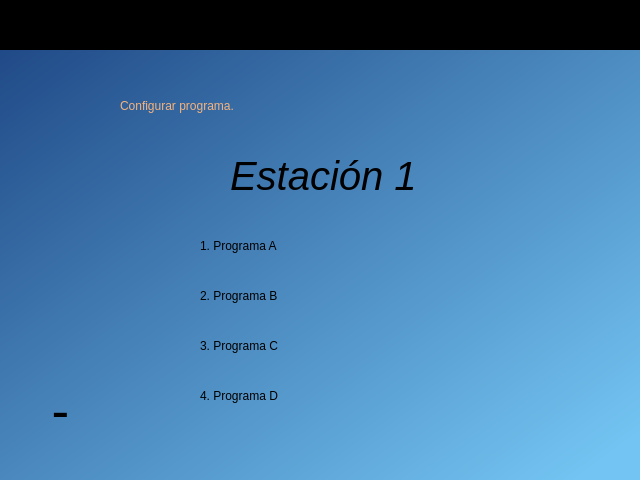
<?xml version="1.0" encoding="UTF-8"?>
<ui version="4.0">
 <class>widget_inicio</class>
 <widget class="QWidget" name="widget_inicio">
  <property name="geometry">
   <rect>
    <x>0</x>
    <y>0</y>
    <width>640</width>
    <height>480</height>
   </rect>
  </property>
  <property name="windowTitle">
   <string>Form</string>
  </property>
  <property name="styleSheet">
   <string notr="true"/>
  </property>
  <widget class="QWidget" name="widget_fecha" native="true">
   <property name="geometry">
    <rect>
     <x>0</x>
     <y>0</y>
     <width>641</width>
     <height>51</height>
    </rect>
   </property>
   <property name="styleSheet">
    <string notr="true">QWidget#widget_fecha{
background-color:rgb(0, 0, 0)}</string>
   </property>
   <widget class="QLabel" name="lbl_hora">
    <property name="geometry">
     <rect>
      <x>20</x>
      <y>10</y>
      <width>151</width>
      <height>21</height>
     </rect>
    </property>
    <property name="styleSheet">
     <string notr="true">font: 57 16pt &quot;Ubuntu&quot;;
color:rgb(238, 238, 236);</string>
    </property>
    <property name="text">
     <string/>
    </property>
   </widget>
   <widget class="QLabel" name="lbl_fecha">
    <property name="geometry">
     <rect>
      <x>460</x>
      <y>10</y>
      <width>161</width>
      <height>21</height>
     </rect>
    </property>
    <property name="styleSheet">
     <string notr="true">font: 57 16pt &quot;Ubuntu&quot;;
color:rgb(238, 238, 236);</string>
    </property>
    <property name="text">
     <string/>
    </property>
   </widget>
  </widget>
  <widget class="QWidget" name="widget_datos" native="true">
   <property name="geometry">
    <rect>
     <x>0</x>
     <y>50</y>
     <width>641</width>
     <height>431</height>
    </rect>
   </property>
   <property name="styleSheet">
    <string notr="true">QWidget#widget_datos{
background-color:qlineargradient(spread:pad, x1:0, y1:0, x2:0.985075, y2:0.903, stop:0 rgba(32, 74, 135, 255), stop:1 rgba(115, 196, 242, 255))
}</string>
   </property>
   <widget class="QLabel" name="label_9">
    <property name="geometry">
     <rect>
      <x>10</x>
      <y>10</y>
      <width>91</width>
      <height>101</height>
     </rect>
    </property>
    <property name="text">
     <string/>
    </property>
    <property name="pixmap">
     <pixmap>../images/logo.png</pixmap>
    </property>
    <property name="scaledContents">
     <bool>true</bool>
    </property>
   </widget>
   <widget class="QLabel" name="label">
    <property name="geometry">
     <rect>
      <x>30</x>
      <y>340</y>
      <width>71</width>
      <height>51</height>
     </rect>
    </property>
    <property name="text">
     <string/>
    </property>
    <property name="pixmap">
     <pixmap>../images/flecha_Atras.png</pixmap>
    </property>
    <property name="scaledContents">
     <bool>true</bool>
    </property>
   </widget>
   <widget class="QLabel" name="label_2">
    <property name="geometry">
     <rect>
      <x>40</x>
      <y>340</y>
      <width>41</width>
      <height>41</height>
     </rect>
    </property>
    <property name="font">
     <font>
      <pointsize>40</pointsize>
     </font>
    </property>
    <property name="text">
     <string>-</string>
    </property>
    <property name="alignment">
     <set>Qt::AlignCenter</set>
    </property>
   </widget>
   <widget class="QLabel" name="lbl_num_est">
    <property name="geometry">
     <rect>
      <x>230</x>
      <y>100</y>
      <width>191</width>
      <height>51</height>
     </rect>
    </property>
    <property name="font">
     <font>
      <family>Ubuntu</family>
      <pointsize>30</pointsize>
      <weight>7</weight>
      <italic>true</italic>
      <bold>false</bold>
     </font>
    </property>
    <property name="styleSheet">
     <string notr="true">font: 57 italic 30pt &quot;Ubuntu&quot;;
</string>
    </property>
    <property name="text">
     <string>Estación 1</string>
    </property>
   </widget>
   <widget class="QLabel" name="lbl_num_est_2">
    <property name="geometry">
     <rect>
      <x>120</x>
      <y>30</y>
      <width>451</width>
      <height>51</height>
     </rect>
    </property>
    <property name="styleSheet">
     <string notr="true">font: 22pt &quot;Ubuntu&quot;;
font: 57 italic 35pt &quot;Ubuntu&quot;;
color:rgb(244, 179, 126)</string>
    </property>
    <property name="text">
     <string>Configurar programa.</string>
    </property>
   </widget>
   <widget class="QLabel" name="lbl_riego_est1">
    <property name="geometry">
     <rect>
      <x>200</x>
      <y>170</y>
      <width>371</width>
      <height>51</height>
     </rect>
    </property>
    <property name="styleSheet">
     <string notr="true">font: 22pt &quot;Ubuntu&quot;;</string>
    </property>
    <property name="text">
     <string>1. Programa A</string>
    </property>
   </widget>
   <widget class="QLabel" name="lbl_riego_est1_2">
    <property name="geometry">
     <rect>
      <x>200</x>
      <y>220</y>
      <width>371</width>
      <height>51</height>
     </rect>
    </property>
    <property name="styleSheet">
     <string notr="true">font: 22pt &quot;Ubuntu&quot;;</string>
    </property>
    <property name="text">
     <string>2. Programa B</string>
    </property>
   </widget>
   <widget class="QLabel" name="lbl_riego_est1_3">
    <property name="geometry">
     <rect>
      <x>200</x>
      <y>270</y>
      <width>371</width>
      <height>51</height>
     </rect>
    </property>
    <property name="styleSheet">
     <string notr="true">font: 22pt &quot;Ubuntu&quot;;</string>
    </property>
    <property name="text">
     <string>3. Programa C</string>
    </property>
   </widget>
   <widget class="QLabel" name="lbl_riego_est1_4">
    <property name="geometry">
     <rect>
      <x>200</x>
      <y>320</y>
      <width>371</width>
      <height>51</height>
     </rect>
    </property>
    <property name="styleSheet">
     <string notr="true">font: 22pt &quot;Ubuntu&quot;;</string>
    </property>
    <property name="text">
     <string>4. Programa D</string>
    </property>
   </widget>
  </widget>
 </widget>
 <resources/>
 <connections/>
</ui>
